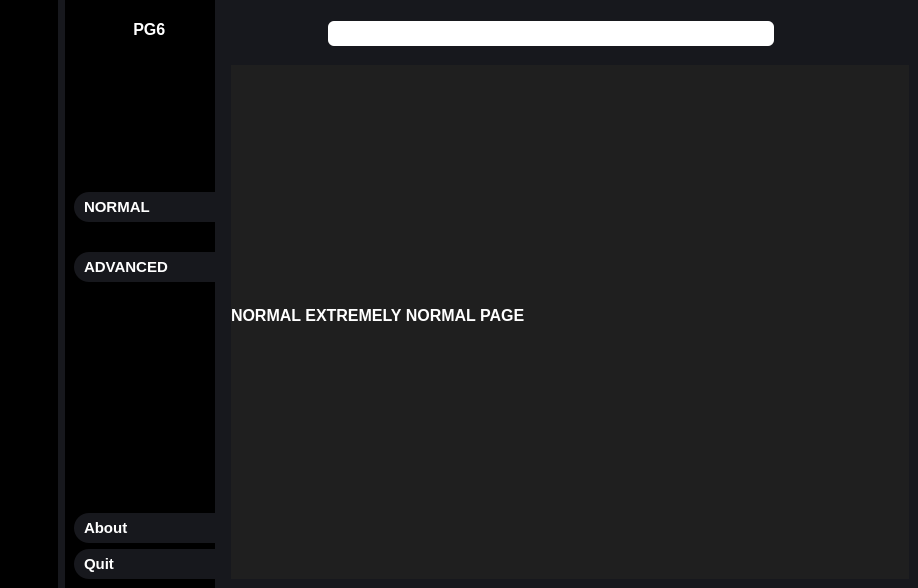
<?xml version="1.0" encoding="UTF-8"?>
<ui version="4.0">
 <class>MainWindow</class>
 <widget class="QMainWindow" name="MainWindow">
  <property name="geometry">
   <rect>
    <x>0</x>
    <y>0</y>
    <width>918</width>
    <height>588</height>
   </rect>
  </property>
  <property name="windowTitle">
   <string>MainWindow</string>
  </property>
  <property name="styleSheet">
   <string notr="true">background-color: rgb(23,24,29);</string>
  </property>
  <widget class="QWidget" name="centralwidget">
   <layout class="QGridLayout" name="gridLayout">
    <property name="leftMargin">
     <number>0</number>
    </property>
    <property name="topMargin">
     <number>0</number>
    </property>
    <property name="rightMargin">
     <number>0</number>
    </property>
    <property name="bottomMargin">
     <number>0</number>
    </property>
    <property name="horizontalSpacing">
     <number>7</number>
    </property>
    <property name="verticalSpacing">
     <number>0</number>
    </property>
    <item row="0" column="0">
     <widget class="QWidget" name="icon_only_widget" native="true">
      <property name="maximumSize">
       <size>
        <width>75</width>
        <height>16777215</height>
       </size>
      </property>
      <property name="styleSheet">
       <string notr="true">QWidget{
background-color: rgb(0,0,0);
}
QPushButton{
	color:white;

	font-weight:bold;	
	font-size:15px;
	height:30px;
	border:none;

}</string>
      </property>
      <layout class="QVBoxLayout" name="verticalLayout_5">
       <item>
        <layout class="QHBoxLayout" name="horizontalLayout_3">
         <item>
          <widget class="QLabel" name="main_icon_1">
           <property name="minimumSize">
            <size>
             <width>40</width>
             <height>40</height>
            </size>
           </property>
           <property name="maximumSize">
            <size>
             <width>40</width>
             <height>40</height>
            </size>
           </property>
           <property name="text">
            <string/>
           </property>
           <property name="pixmap">
            <pixmap resource="resources.qrc">images\linux(1).png</pixmap>
           </property>
           <property name="scaledContents">
            <bool>true</bool>
           </property>
          </widget>
         </item>
        </layout>
       </item>
       <item>
        <spacer name="verticalSpacer_3">
         <property name="orientation">
          <enum>Qt::Vertical</enum>
         </property>
         <property name="sizeHint" stdset="0">
          <size>
           <width>20</width>
           <height>28</height>
          </size>
         </property>
        </spacer>
       </item>
       <item>
        <layout class="QVBoxLayout" name="verticalLayout">
         <property name="spacing">
          <number>30</number>
         </property>
         <item>
          <widget class="QPushButton" name="normal_icon">
           <property name="minimumSize">
            <size>
             <width>40</width>
             <height>40</height>
            </size>
           </property>
           <property name="maximumSize">
            <size>
             <width>40</width>
             <height>40</height>
            </size>
           </property>
           <property name="text">
            <string/>
           </property>
           <property name="icon">
            <iconset resource="resources.qrc">
             <normaloff>images\tools.png</normaloff>
             <normalon>images\settings3.png</normalon>images\tools.png</iconset>
           </property>
           <property name="iconSize">
            <size>
             <width>40</width>
             <height>40</height>
            </size>
           </property>
           <property name="checkable">
            <bool>true</bool>
           </property>
           <property name="autoExclusive">
            <bool>true</bool>
           </property>
          </widget>
         </item>
         <item>
          <widget class="QPushButton" name="advanced_icon">
           <property name="maximumSize">
            <size>
             <width>40</width>
             <height>40</height>
            </size>
           </property>
           <property name="text">
            <string/>
           </property>
           <property name="icon">
            <iconset resource="resources.qrc">
             <normaloff>images\tools(1).png</normaloff>
             <normalon>images\tools3.png</normalon>images\tools(1).png</iconset>
           </property>
           <property name="iconSize">
            <size>
             <width>40</width>
             <height>40</height>
            </size>
           </property>
           <property name="checkable">
            <bool>true</bool>
           </property>
           <property name="autoExclusive">
            <bool>true</bool>
           </property>
          </widget>
         </item>
        </layout>
       </item>
       <item>
        <spacer name="verticalSpacer">
         <property name="orientation">
          <enum>Qt::Vertical</enum>
         </property>
         <property name="sizeHint" stdset="0">
          <size>
           <width>20</width>
           <height>220</height>
          </size>
         </property>
        </spacer>
       </item>
       <item>
        <layout class="QVBoxLayout" name="verticalLayout_3">
         <item>
          <widget class="QPushButton" name="about_icon">
           <property name="maximumSize">
            <size>
             <width>40</width>
             <height>40</height>
            </size>
           </property>
           <property name="text">
            <string/>
           </property>
           <property name="icon">
            <iconset resource="resources.qrc">
             <normaloff>images\info.png</normaloff>images\info.png</iconset>
           </property>
           <property name="iconSize">
            <size>
             <width>32</width>
             <height>32</height>
            </size>
           </property>
           <property name="checkable">
            <bool>true</bool>
           </property>
           <property name="autoExclusive">
            <bool>true</bool>
           </property>
          </widget>
         </item>
         <item>
          <widget class="QPushButton" name="quit_icon">
           <property name="maximumSize">
            <size>
             <width>40</width>
             <height>40</height>
            </size>
           </property>
           <property name="text">
            <string/>
           </property>
           <property name="icon">
            <iconset resource="resources.qrc">
             <normaloff>images\log-out.png</normaloff>images\log-out.png</iconset>
           </property>
           <property name="iconSize">
            <size>
             <width>32</width>
             <height>32</height>
            </size>
           </property>
           <property name="checkable">
            <bool>true</bool>
           </property>
           <property name="autoExclusive">
            <bool>true</bool>
           </property>
          </widget>
         </item>
        </layout>
       </item>
      </layout>
     </widget>
    </item>
    <item row="0" column="1">
     <widget class="QWidget" name="icon_name_widget" native="true">
      <property name="minimumSize">
       <size>
        <width>150</width>
        <height>0</height>
       </size>
      </property>
      <property name="font">
       <font>
        <weight>50</weight>
        <bold>false</bold>
       </font>
      </property>
      <property name="styleSheet">
       <string notr="true">QWidget{
background-color: rgb(0,0,0);
}
QPushButton{
	color:white;
	background-color: rgb(23,24,29);
	text-align:left;
	font-weight:bold;	
	font-size:15px;
	height:30px;
	border:none;
	padding-left:10px;
	border-top-left-radius:15px;
	border-bottom-left-radius:15px;
	
}

QPushButton:checked{
	background-color: rgb(74, 74, 74);
	color: red;
	font-weight: bold;
}</string>
      </property>
      <layout class="QVBoxLayout" name="verticalLayout_6">
       <property name="rightMargin">
        <number>0</number>
       </property>
       <item>
        <layout class="QHBoxLayout" name="horizontalLayout_4">
         <item>
          <widget class="QLabel" name="main_icon_2">
           <property name="minimumSize">
            <size>
             <width>40</width>
             <height>40</height>
            </size>
           </property>
           <property name="maximumSize">
            <size>
             <width>40</width>
             <height>40</height>
            </size>
           </property>
           <property name="text">
            <string/>
           </property>
           <property name="pixmap">
            <pixmap resource="resources.qrc">images\linux(1).png</pixmap>
           </property>
           <property name="scaledContents">
            <bool>true</bool>
           </property>
          </widget>
         </item>
         <item>
          <widget class="QLabel" name="main_label">
           <property name="font">
            <font>
             <pointsize>12</pointsize>
             <weight>75</weight>
             <bold>true</bold>
            </font>
           </property>
           <property name="styleSheet">
            <string notr="true">color: rgb(255, 255, 255);</string>
           </property>
           <property name="text">
            <string>   PG6</string>
           </property>
          </widget>
         </item>
        </layout>
       </item>
       <item>
        <spacer name="verticalSpacer_4">
         <property name="orientation">
          <enum>Qt::Vertical</enum>
         </property>
         <property name="sizeHint" stdset="0">
          <size>
           <width>20</width>
           <height>96</height>
          </size>
         </property>
        </spacer>
       </item>
       <item>
        <layout class="QVBoxLayout" name="verticalLayout_2">
         <property name="spacing">
          <number>30</number>
         </property>
         <item>
          <widget class="QPushButton" name="normal_expanded">
           <property name="styleSheet">
            <string notr="true"/>
           </property>
           <property name="text">
            <string>NORMAL</string>
           </property>
           <property name="icon">
            <iconset resource="resources.qrc">
             <normaloff>images\tools.png</normaloff>images\tools.png</iconset>
           </property>
           <property name="iconSize">
            <size>
             <width>32</width>
             <height>32</height>
            </size>
           </property>
           <property name="checkable">
            <bool>true</bool>
           </property>
           <property name="autoExclusive">
            <bool>true</bool>
           </property>
          </widget>
         </item>
         <item>
          <widget class="QPushButton" name="advanced_expanded">
           <property name="text">
            <string>ADVANCED</string>
           </property>
           <property name="icon">
            <iconset resource="resources.qrc">
             <normaloff>images\tools(1).png</normaloff>images\tools(1).png</iconset>
           </property>
           <property name="iconSize">
            <size>
             <width>32</width>
             <height>32</height>
            </size>
           </property>
           <property name="checkable">
            <bool>true</bool>
           </property>
           <property name="autoExclusive">
            <bool>true</bool>
           </property>
          </widget>
         </item>
        </layout>
       </item>
       <item>
        <spacer name="verticalSpacer_2">
         <property name="orientation">
          <enum>Qt::Vertical</enum>
         </property>
         <property name="sizeType">
          <enum>QSizePolicy::Expanding</enum>
         </property>
         <property name="sizeHint" stdset="0">
          <size>
           <width>20</width>
           <height>225</height>
          </size>
         </property>
        </spacer>
       </item>
       <item>
        <layout class="QVBoxLayout" name="verticalLayout_4">
         <item>
          <widget class="QPushButton" name="about_expanded">
           <property name="text">
            <string>About</string>
           </property>
           <property name="icon">
            <iconset resource="resources.qrc">
             <normaloff>images\info.png</normaloff>images\info.png</iconset>
           </property>
           <property name="iconSize">
            <size>
             <width>32</width>
             <height>32</height>
            </size>
           </property>
           <property name="checkable">
            <bool>true</bool>
           </property>
           <property name="autoExclusive">
            <bool>true</bool>
           </property>
          </widget>
         </item>
         <item>
          <widget class="QPushButton" name="quit_expanded">
           <property name="text">
            <string>Quit</string>
           </property>
           <property name="icon">
            <iconset resource="resources.qrc">
             <normaloff>images\log-out.png</normaloff>images\log-out.png</iconset>
           </property>
           <property name="iconSize">
            <size>
             <width>32</width>
             <height>32</height>
            </size>
           </property>
           <property name="checkable">
            <bool>true</bool>
           </property>
           <property name="autoRepeat">
            <bool>false</bool>
           </property>
           <property name="autoExclusive">
            <bool>true</bool>
           </property>
          </widget>
         </item>
        </layout>
       </item>
      </layout>
     </widget>
    </item>
    <item row="0" column="2">
     <widget class="QWidget" name="main_menu" native="true">
      <property name="cursor">
       <cursorShape>IBeamCursor</cursorShape>
      </property>
      <layout class="QVBoxLayout" name="verticalLayout_7">
       <item>
        <widget class="QWidget" name="header_widget" native="true">
         <property name="styleSheet">
          <string notr="true">border:none;</string>
         </property>
         <layout class="QHBoxLayout" name="horizontalLayout_5">
          <item>
           <widget class="QPushButton" name="toggle_button">
            <property name="minimumSize">
             <size>
              <width>32</width>
              <height>32</height>
             </size>
            </property>
            <property name="maximumSize">
             <size>
              <width>32</width>
              <height>32</height>
             </size>
            </property>
            <property name="cursor">
             <cursorShape>PointingHandCursor</cursorShape>
            </property>
            <property name="text">
             <string/>
            </property>
            <property name="icon">
             <iconset resource="resources.qrc">
              <normaloff>C:\Users\smol\Music\images\menu-bar.png</normaloff>C:\Users\smol\Music\images\menu-bar.png</iconset>
            </property>
            <property name="iconSize">
             <size>
              <width>32</width>
              <height>32</height>
             </size>
            </property>
            <property name="checkable">
             <bool>true</bool>
            </property>
            <property name="autoExclusive">
             <bool>false</bool>
            </property>
            <property name="autoDefault">
             <bool>false</bool>
            </property>
            <property name="default">
             <bool>false</bool>
            </property>
           </widget>
          </item>
          <item>
           <spacer name="horizontalSpacer_2">
            <property name="orientation">
             <enum>Qt::Horizontal</enum>
            </property>
            <property name="sizeType">
             <enum>QSizePolicy::Fixed</enum>
            </property>
            <property name="sizeHint" stdset="0">
             <size>
              <width>50</width>
              <height>20</height>
             </size>
            </property>
           </spacer>
          </item>
          <item>
           <layout class="QHBoxLayout" name="horizontalLayout_2">
            <item>
             <widget class="QLineEdit" name="search_bar">
              <property name="minimumSize">
               <size>
                <width>15</width>
                <height>15</height>
               </size>
              </property>
              <property name="maximumSize">
               <size>
                <width>16777215</width>
                <height>25</height>
               </size>
              </property>
              <property name="cursor">
               <cursorShape>ArrowCursor</cursorShape>
              </property>
              <property name="autoFillBackground">
               <bool>false</bool>
              </property>
              <property name="styleSheet">
               <string notr="true">QLineEdit{
background-color: rgb(255, 255, 255);
border: 2px soft gray;
border-radius:  6px;

}</string>
              </property>
             </widget>
            </item>
            <item>
             <widget class="QPushButton" name="search_button">
              <property name="text">
               <string/>
              </property>
              <property name="icon">
               <iconset resource="resources.qrc">
                <normaloff>C:\Users\smol\Music\images\search.png</normaloff>C:\Users\smol\Music\images\search.png</iconset>
              </property>
              <property name="iconSize">
               <size>
                <width>30</width>
                <height>30</height>
               </size>
              </property>
              <property name="checkable">
               <bool>true</bool>
              </property>
              <property name="autoExclusive">
               <bool>true</bool>
              </property>
             </widget>
            </item>
           </layout>
          </item>
          <item>
           <spacer name="horizontalSpacer">
            <property name="orientation">
             <enum>Qt::Horizontal</enum>
            </property>
            <property name="sizeType">
             <enum>QSizePolicy::Fixed</enum>
            </property>
            <property name="sizeHint" stdset="0">
             <size>
              <width>50</width>
              <height>20</height>
             </size>
            </property>
           </spacer>
          </item>
          <item>
           <widget class="QPushButton" name="profile_menu">
            <property name="minimumSize">
             <size>
              <width>32</width>
              <height>32</height>
             </size>
            </property>
            <property name="maximumSize">
             <size>
              <width>32</width>
              <height>32</height>
             </size>
            </property>
            <property name="text">
             <string/>
            </property>
            <property name="icon">
             <iconset resource="resources.qrc">
              <normaloff>images\user.png</normaloff>images\user.png</iconset>
            </property>
            <property name="iconSize">
             <size>
              <width>32</width>
              <height>32</height>
             </size>
            </property>
            <property name="checkable">
             <bool>true</bool>
            </property>
            <property name="autoExclusive">
             <bool>true</bool>
            </property>
           </widget>
          </item>
         </layout>
        </widget>
       </item>
       <item>
        <widget class="QStackedWidget" name="stackedWidget">
         <property name="styleSheet">
          <string notr="true">background-color:rgb(31, 31, 31)</string>
         </property>
         <widget class="QWidget" name="normal">
          <widget class="QLabel" name="label_4">
           <property name="geometry">
            <rect>
             <x>0</x>
             <y>0</y>
             <width>661</width>
             <height>501</height>
            </rect>
           </property>
           <property name="font">
            <font>
             <pointsize>12</pointsize>
             <weight>75</weight>
             <bold>true</bold>
            </font>
           </property>
           <property name="styleSheet">
            <string notr="true">color: white;
</string>
           </property>
           <property name="text">
            <string>NORMAL EXTREMELY NORMAL PAGE</string>
           </property>
          </widget>
         </widget>
         <widget class="QWidget" name="advanced">
          <widget class="QLabel" name="label_5">
           <property name="geometry">
            <rect>
             <x>34</x>
             <y>25</y>
             <width>621</width>
             <height>451</height>
            </rect>
           </property>
           <property name="font">
            <font>
             <pointsize>15</pointsize>
             <weight>75</weight>
             <bold>true</bold>
            </font>
           </property>
           <property name="styleSheet">
            <string notr="true">color:white;</string>
           </property>
           <property name="text">
            <string>advanced...</string>
           </property>
          </widget>
         </widget>
         <widget class="QWidget" name="info">
          <widget class="QLabel" name="label_6">
           <property name="geometry">
            <rect>
             <x>60</x>
             <y>70</y>
             <width>511</width>
             <height>341</height>
            </rect>
           </property>
           <property name="font">
            <font>
             <pointsize>15</pointsize>
             <weight>75</weight>
             <bold>true</bold>
            </font>
           </property>
           <property name="styleSheet">
            <string notr="true">COLOR:WHITE;</string>
           </property>
           <property name="text">
            <string>GITHUB.COM/PATTAGOBHI</string>
           </property>
          </widget>
         </widget>
        </widget>
       </item>
      </layout>
     </widget>
    </item>
   </layout>
  </widget>
 </widget>
 <resources>
  <include location="resources.qrc"/>
 </resources>
 <connections>
  <connection>
   <sender>toggle_button</sender>
   <signal>toggled(bool)</signal>
   <receiver>icon_only_widget</receiver>
   <slot>setHidden(bool)</slot>
   <hints>
    <hint type="sourcelabel">
     <x>258</x>
     <y>44</y>
    </hint>
    <hint type="destinationlabel">
     <x>63</x>
     <y>265</y>
    </hint>
   </hints>
  </connection>
  <connection>
   <sender>toggle_button</sender>
   <signal>toggled(bool)</signal>
   <receiver>icon_name_widget</receiver>
   <slot>setVisible(bool)</slot>
   <hints>
    <hint type="sourcelabel">
     <x>269</x>
     <y>39</y>
    </hint>
    <hint type="destinationlabel">
     <x>220</x>
     <y>61</y>
    </hint>
   </hints>
  </connection>
  <connection>
   <sender>normal_icon</sender>
   <signal>toggled(bool)</signal>
   <receiver>normal_expanded</receiver>
   <slot>setChecked(bool)</slot>
   <hints>
    <hint type="sourcelabel">
     <x>37</x>
     <y>174</y>
    </hint>
    <hint type="destinationlabel">
     <x>97</x>
     <y>186</y>
    </hint>
   </hints>
  </connection>
  <connection>
   <sender>advanced_icon</sender>
   <signal>toggled(bool)</signal>
   <receiver>advanced_expanded</receiver>
   <slot>setChecked(bool)</slot>
   <hints>
    <hint type="sourcelabel">
     <x>29</x>
     <y>242</y>
    </hint>
    <hint type="destinationlabel">
     <x>102</x>
     <y>242</y>
    </hint>
   </hints>
  </connection>
  <connection>
   <sender>about_icon</sender>
   <signal>toggled(bool)</signal>
   <receiver>about_expanded</receiver>
   <slot>setChecked(bool)</slot>
   <hints>
    <hint type="sourcelabel">
     <x>36</x>
     <y>519</y>
    </hint>
    <hint type="destinationlabel">
     <x>105</x>
     <y>514</y>
    </hint>
   </hints>
  </connection>
  <connection>
   <sender>quit_icon</sender>
   <signal>toggled(bool)</signal>
   <receiver>quit_expanded</receiver>
   <slot>setChecked(bool)</slot>
   <hints>
    <hint type="sourcelabel">
     <x>43</x>
     <y>565</y>
    </hint>
    <hint type="destinationlabel">
     <x>103</x>
     <y>560</y>
    </hint>
   </hints>
  </connection>
  <connection>
   <sender>normal_expanded</sender>
   <signal>toggled(bool)</signal>
   <receiver>normal_icon</receiver>
   <slot>setChecked(bool)</slot>
   <hints>
    <hint type="sourcelabel">
     <x>99</x>
     <y>190</y>
    </hint>
    <hint type="destinationlabel">
     <x>48</x>
     <y>175</y>
    </hint>
   </hints>
  </connection>
  <connection>
   <sender>advanced_expanded</sender>
   <signal>toggled(bool)</signal>
   <receiver>advanced_icon</receiver>
   <slot>setChecked(bool)</slot>
   <hints>
    <hint type="sourcelabel">
     <x>93</x>
     <y>254</y>
    </hint>
    <hint type="destinationlabel">
     <x>32</x>
     <y>250</y>
    </hint>
   </hints>
  </connection>
  <connection>
   <sender>about_expanded</sender>
   <signal>toggled(bool)</signal>
   <receiver>about_icon</receiver>
   <slot>setChecked(bool)</slot>
   <hints>
    <hint type="sourcelabel">
     <x>109</x>
     <y>526</y>
    </hint>
    <hint type="destinationlabel">
     <x>48</x>
     <y>527</y>
    </hint>
   </hints>
  </connection>
  <connection>
   <sender>quit_expanded</sender>
   <signal>toggled(bool)</signal>
   <receiver>quit_icon</receiver>
   <slot>setChecked(bool)</slot>
   <hints>
    <hint type="sourcelabel">
     <x>91</x>
     <y>546</y>
    </hint>
    <hint type="destinationlabel">
     <x>31</x>
     <y>549</y>
    </hint>
   </hints>
  </connection>
  <connection>
   <sender>quit_icon</sender>
   <signal>toggled(bool)</signal>
   <receiver>MainWindow</receiver>
   <slot>close()</slot>
   <hints>
    <hint type="sourcelabel">
     <x>16</x>
     <y>570</y>
    </hint>
    <hint type="destinationlabel">
     <x>20</x>
     <y>637</y>
    </hint>
   </hints>
  </connection>
  <connection>
   <sender>quit_expanded</sender>
   <signal>toggled(bool)</signal>
   <receiver>MainWindow</receiver>
   <slot>close()</slot>
   <hints>
    <hint type="sourcelabel">
     <x>152</x>
     <y>568</y>
    </hint>
    <hint type="destinationlabel">
     <x>138</x>
     <y>672</y>
    </hint>
   </hints>
  </connection>
 </connections>
</ui>
